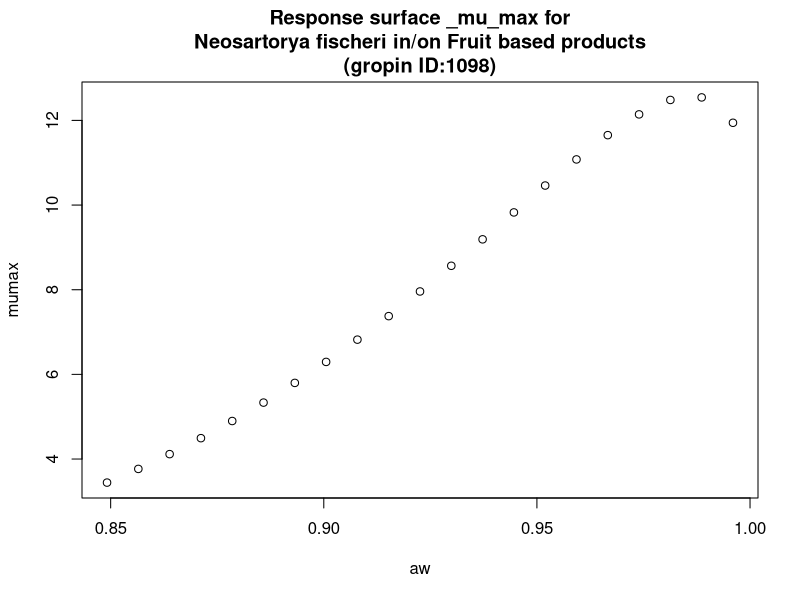

Write R code to recreate this figure.
#############################
# start of Parameter script
#############################
aw <- seq(0.849150849150849,0.995995,length.out=21)
#############################
# end of Parameter script
#############################
############################# 
# start of Model script Gropin ID 1098 
#############################
 
# constant coefficients for this model
 
variables <- data.frame(aw)
argumentsPar <- unique.data.frame(expand.grid(variables))
 
# heart of the model
response_surface <- function(aw) {
   mumax <-exp((2.290+4.119*sqrt(1-aw)-17.589*((sqrt(1-aw))^2)))

	return(mumax=mumax)
} 

# output parameters
responseSurface <- cbind(argumentsPar,response_surface(argumentsPar['aw']))
colnames(responseSurface) <- c(colnames(argumentsPar),'mumax')
#############################
# End of Model script
#############################
############################# 
# start of Visualisation script Gropin ID 1098 
#############################
titleText <-'Response surface _mu_max for
Neosartorya fischeri in/on Fruit based products
(gropin ID:1098)'
plot(aw,responseSurface$'mumax',xlab='aw',
                          ylab='mumax',main=titleText)
#############################
# End of Visualisation script
#############################
